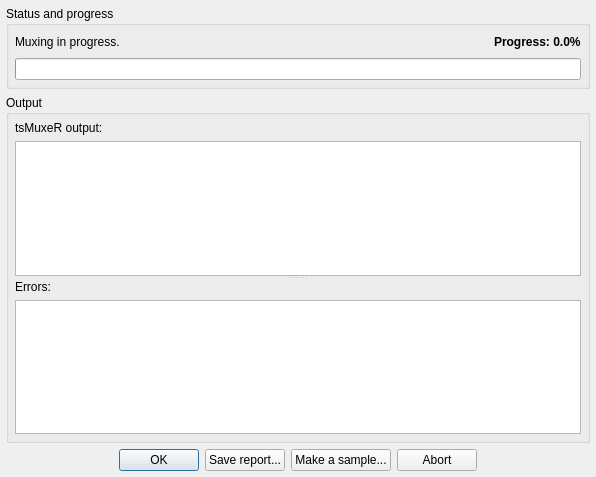
<!-- Changed by teaching-droid, 2026 (https://github.com/teaching-droid/tsMuxer). Apache License 2.0, see LICENSE and NOTICE. -->
<ui version="4.0" >
 <class>muxForm</class>
 <widget class="QDialog" name="muxForm" >
  <property name="geometry" >
   <rect>
    <x>0</x>
    <y>0</y>
    <width>596</width>
    <height>477</height>
   </rect>
  </property>
  <property name="windowTitle" >
   <string>Muxing in progress</string>
  </property>
  <property name="windowIcon" >
   <iconset resource="images.qrc" >
    <normaloff>:/images/icon.png</normaloff>:/images/icon.png</iconset>
  </property>
  <layout class="QVBoxLayout" name="verticalLayout_3" >
   <property name="margin" >
    <number>6</number>
   </property>
   <item>
    <widget class="QGroupBox" name="groupBox" >
     <property name="minimumSize" >
      <size>
       <width>0</width>
       <height>0</height>
      </size>
     </property>
     <property name="title" >
      <string>Status and progress</string>
     </property>
     <layout class="QVBoxLayout" name="verticalLayout" >
      <property name="margin" >
       <number>6</number>
      </property>
      <item>
       <layout class="QHBoxLayout" name="horizontalLayout_2" >
        <item>
         <widget class="QLabel" name="muxLabel" >
          <property name="text" >
           <string>Muxing in progress.</string>
          </property>
         </widget>
        </item>
        <item>
         <spacer name="horizontalSpacer" >
          <property name="orientation" >
           <enum>Qt::Horizontal</enum>
          </property>
          <property name="sizeHint" stdset="0" >
           <size>
            <width>40</width>
            <height>20</height>
           </size>
          </property>
         </spacer>
        </item>
        <item>
         <widget class="QLabel" name="progressLabel" >
          <property name="font" >
           <font>
            <weight>75</weight>
            <bold>true</bold>
            <kerning>true</kerning>
           </font>
          </property>
          <property name="frameShadow" >
           <enum>QFrame::Plain</enum>
          </property>
          <property name="text" >
           <string>Progress: 0.0%</string>
          </property>
         </widget>
        </item>
       </layout>
      </item>
      <item>
       <widget class="QProgressBar" name="progressBar" >
        <property name="maximum" >
         <number>1000</number>
        </property>
        <property name="value" >
         <number>0</number>
        </property>
        <property name="textVisible" >
         <bool>false</bool>
        </property>
       </widget>
      </item>
     </layout>
    </widget>
   </item>
   <item>
    <widget class="QGroupBox" name="groupBox_2" >
     <property name="title" >
      <string>Output</string>
     </property>
     <layout class="QVBoxLayout" name="verticalLayout_5" >
      <property name="margin" >
       <number>6</number>
      </property>
      <item>
       <widget class="QSplitter" name="splitter" >
        <property name="orientation" >
         <enum>Qt::Vertical</enum>
        </property>
        <widget class="QWidget" name="layoutWidget" >
         <layout class="QVBoxLayout" name="verticalLayout_2" >
          <item>
           <widget class="QLabel" name="label_3" >
            <property name="text" >
             <string>tsMuxeR output:</string>
            </property>
           </widget>
          </item>
          <item>
           <widget class="QTextEdit" name="stdoutText" >
            <property name="tabChangesFocus" >
             <bool>true</bool>
            </property>
            <property name="undoRedoEnabled" >
             <bool>false</bool>
            </property>
            <property name="readOnly" >
             <bool>true</bool>
            </property>
            <property name="acceptRichText" >
             <bool>false</bool>
            </property>
            <property name="textInteractionFlags" >
             <set>Qt::TextSelectableByKeyboard|Qt::TextSelectableByMouse</set>
            </property>
           </widget>
          </item>
         </layout>
        </widget>
        <widget class="QWidget" name="layoutWidget1" >
         <layout class="QVBoxLayout" name="verticalLayout_4" >
          <item>
           <widget class="QLabel" name="label_4" >
            <property name="text" >
             <string>Errors:</string>
            </property>
           </widget>
          </item>
          <item>
           <widget class="QTextEdit" name="stderrText" >
            <property name="tabChangesFocus" >
             <bool>true</bool>
            </property>
            <property name="undoRedoEnabled" >
             <bool>false</bool>
            </property>
            <property name="readOnly" >
             <bool>true</bool>
            </property>
            <property name="acceptRichText" >
             <bool>false</bool>
            </property>
            <property name="textInteractionFlags" >
             <set>Qt::TextSelectableByKeyboard|Qt::TextSelectableByMouse</set>
            </property>
           </widget>
          </item>
         </layout>
        </widget>
       </widget>
      </item>
     </layout>
    </widget>
   </item>
   <item>
    <layout class="QHBoxLayout" name="horizontalLayout" >
     <item>
      <spacer name="horizontalSpacer_2" >
       <property name="orientation" >
        <enum>Qt::Horizontal</enum>
       </property>
       <property name="sizeHint" stdset="0" >
        <size>
         <width>40</width>
         <height>20</height>
        </size>
       </property>
      </spacer>
     </item>
     <item>
      <widget class="QPushButton" name="okBtn" >
       <property name="maximumSize" >
        <size>
         <width>16777215</width>
         <height>25</height>
        </size>
       </property>
       <property name="text" >
        <string>OK</string>
       </property>
      </widget>
     </item>
     <item>
      <widget class="QPushButton" name="reportBtn" >
       <property name="maximumSize" >
        <size>
         <width>16777215</width>
         <height>25</height>
        </size>
       </property>
       <property name="text" >
        <string>Save report...</string>
       </property>
      </widget>
     </item>
     <item>
      <widget class="QPushButton" name="sampleBtn" >
       <property name="maximumSize" >
        <size>
         <width>16777215</width>
         <height>25</height>
        </size>
       </property>
       <property name="text" >
        <string>Make a sample...</string>
       </property>
      </widget>
     </item>
     <item>
      <widget class="QPushButton" name="abortBtn" >
       <property name="maximumSize" >
        <size>
         <width>16777215</width>
         <height>25</height>
        </size>
       </property>
       <property name="text" >
        <string>Abort</string>
       </property>
      </widget>
     </item>
     <item>
      <spacer name="horizontalSpacer_3" >
       <property name="orientation" >
        <enum>Qt::Horizontal</enum>
       </property>
       <property name="sizeHint" stdset="0" >
        <size>
         <width>40</width>
         <height>20</height>
        </size>
       </property>
      </spacer>
     </item>
    </layout>
   </item>
  </layout>
 </widget>
 <resources>
  <include location="images.qrc" />
 </resources>
 <connections/>
</ui>
